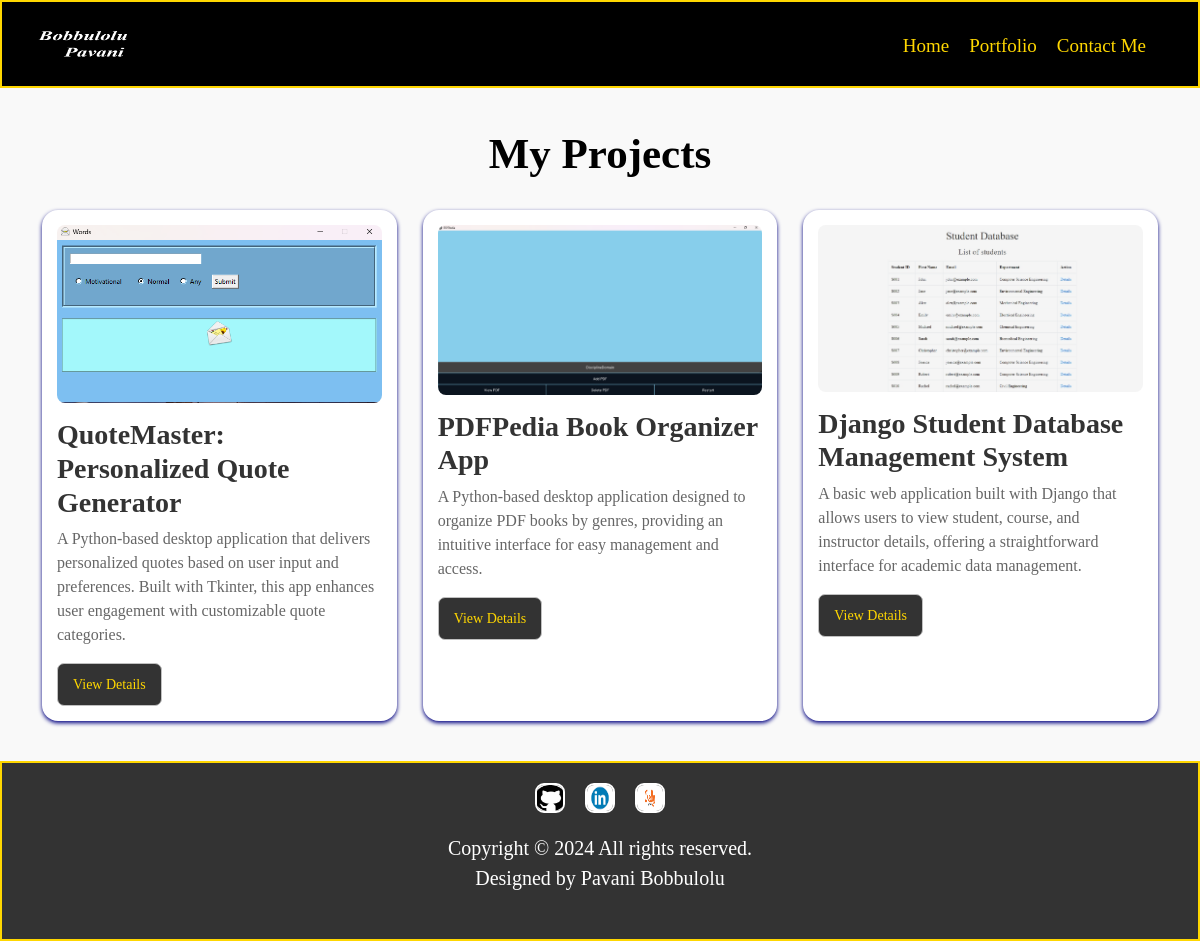
/projects/, run on the app's committed database.
### pages/models.py (models this page shows, shortened)
class Project(models.Model):
    class Meta:
        verbose_name = 'Project'  # Singular name used in admin and forms
        verbose_name_plural = 'Projects'  # Plural name used in admin and forms
        ordering = ["-published_date"]  # Order by publication date, newest first
    published_date = models.DateTimeField(blank=True, null=True)  # Date when the project was completed or published
    project_name = models.CharField(max_length=200)  # Name of the project
    short_description = models.CharField(max_length=500, blank=True, null=True)  # Brief description of the project
    detailed_description = RichTextField(blank=True, null=True)  # Full details about the project
    cover_image = models.ImageField(blank=True, null=True, upload_to="portfolio")  # Image or screenshot of the project
    slug = models.SlugField(null=True, blank=True)  # URL-friendly version of the project name
    is_displayed = models.BooleanField(default=True)  # Whether the project should be shown on the website

### pages/views.py (the view)
# urls.py: path('projects/', views.projects, name='projects'),  # Updated to reflect the model name
def projects(request):
    projects = Project.objects.all()  # Get all projects
    return render(request, 'core/projects.html', {'projects': projects})

### PersonaPage/context_processor.py (called while the page is built)
def project_context(request):
    try:
        if request.user.is_authenticated:
            user_profile = UserProfile.objects.filter(user=request.user).first()
        else:
            default_user = User.objects.get(username='root')
            user_profile = UserProfile.objects.filter(user=default_user).first()
    except User.DoesNotExist:
        user_profile = None
    resume_url = user_profile.resume.url if user_profile and user_profile.resume else None
    context = {
        'me': user_profile,
        'certifications': Certification.objects.filter(is_visible=True),
        'portfolio': Project.objects.filter(is_displayed=True),
        'resume_url': resume_url,
    }
    return context

### pages/templates/core/projects.html (shortened to what this page needs)
{% extends 'partials/base.html' %}
{% load static %}
{% block content %}
<section class="portfolio-section">
    <div class="container">
        <h2>My Projects</h2>
        <div class="portfolio-grid">
            {% for project in projects %}
                {% if project.is_displayed %}
                    <div class="portfolio-item">
                        <div class="portfolio-image">
                            <img src="{{ project.cover_image.url }}" alt="{{ project.project_name }}">
                        </div>
                        <div class="portfolio-details">
                            <h3>{{ project.project_name }}</h3>
                            <p>{{ project.short_description }}</p>
                            <a href="{% url 'pages:project_detail' slug=project.slug %}" class="view-details-btn">View Details</a>
                        </div>
                    </div>
                {% endif %}
            {% endfor %}
        </div>
    </div>
</section>
{% endblock %}

### static/css/style.css (style rules this page uses)
body { background-color: #f9f9f9; font-family: 'Times New Roman', Times, serif; color: #333; margin: 0; padding: 0; }
.view-details-btn { display: inline-block; padding: 10px 15px; color: #fff; background-color: #000; border-radius: 4px; text-decoration: none; font-size: 14px; transition: background-color 0.3s ease; }
.portfolio-section { padding: 40px 20px; color: #333; }
.portfolio-section h2 { text-align: center; margin-bottom: 30px; font-size: 43px; color: black; font-weight: bold; }
.portfolio-grid { display: grid; grid-template-columns: repeat(auto-fill, minmax(300px, 1fr)); gap: 26px; }
.portfolio-item { background-color: #fff; padding: 15px; border-radius: 16px; box-shadow: 0 2px 4px navy; transition: box-shadow 0.3s ease; }
.portfolio-image img { width: 100%; height: auto; border-radius: 8px; }
.portfolio-details { margin-top: 15px; }
.portfolio-details h3 { margin-top: 0; color: #333; font-weight: bold; }
.portfolio-details p { font-size: 16px; color: #666; }
.view-details-btn { display: inline-block; padding: 10px 15px; color: gold; background-color: #333; border: 1px solid silver; border-radius: 7px; text-decoration: none; font-size: 14px; transition: background-color 0.3s ease; }

### data on the page
Project: cover_image (picture), project_name "QuoteMaster: Personalized Quote Generator", short_description "A Python-based desktop application that delivers personalized quotes based on user input and preferences. Built with Tkinter, this app enhances user engagement with customizable quote categories."
Project: cover_image (picture), project_name "PDFPedia Book Organizer App", short_description "A Python-based desktop application designed to organize PDF books by genres, providing an intuitive interface for easy management and access."
Project: cover_image (picture), project_name "Django Student Database Management System", short_description "A basic web application built with Django that allows users to view student, course, and instructor details, offering a straightforward interface for academic data management."
